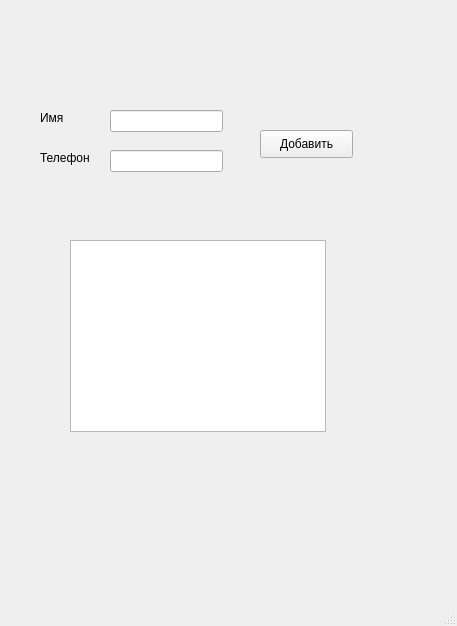
<?xml version="1.0" encoding="UTF-8"?>
<ui version="4.0">
 <class>MainWindow</class>
 <widget class="QMainWindow" name="MainWindow">
  <property name="geometry">
   <rect>
    <x>0</x>
    <y>0</y>
    <width>457</width>
    <height>626</height>
   </rect>
  </property>
  <property name="windowTitle">
   <string>MainWindow</string>
  </property>
  <widget class="QWidget" name="centralwidget">
   <widget class="QLineEdit" name="contactName">
    <property name="geometry">
     <rect>
      <x>110</x>
      <y>110</y>
      <width>113</width>
      <height>22</height>
     </rect>
    </property>
   </widget>
   <widget class="QLineEdit" name="contactNumber">
    <property name="geometry">
     <rect>
      <x>110</x>
      <y>150</y>
      <width>113</width>
      <height>22</height>
     </rect>
    </property>
   </widget>
   <widget class="QLabel" name="label">
    <property name="geometry">
     <rect>
      <x>40</x>
      <y>110</y>
      <width>55</width>
      <height>16</height>
     </rect>
    </property>
    <property name="text">
     <string>Имя</string>
    </property>
   </widget>
   <widget class="QLabel" name="label_2">
    <property name="geometry">
     <rect>
      <x>40</x>
      <y>150</y>
      <width>55</width>
      <height>16</height>
     </rect>
    </property>
    <property name="text">
     <string>Телефон</string>
    </property>
   </widget>
   <widget class="QPushButton" name="addContactBtn">
    <property name="geometry">
     <rect>
      <x>260</x>
      <y>130</y>
      <width>93</width>
      <height>28</height>
     </rect>
    </property>
    <property name="text">
     <string>Добавить</string>
    </property>
   </widget>
   <widget class="QListWidget" name="contactList">
    <property name="geometry">
     <rect>
      <x>70</x>
      <y>240</y>
      <width>256</width>
      <height>192</height>
     </rect>
    </property>
   </widget>
  </widget>
  <widget class="QMenuBar" name="menubar">
   <property name="geometry">
    <rect>
     <x>0</x>
     <y>0</y>
     <width>457</width>
     <height>26</height>
    </rect>
   </property>
  </widget>
  <widget class="QStatusBar" name="statusbar"/>
 </widget>
 <resources/>
 <connections/>
</ui>
